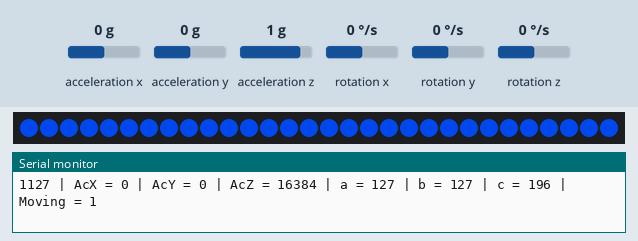
The sketch below on a simulated ESP8266 (NodeMCU). Shown: 30 RGB LEDs in strip order, left to right, the last lines printed to the serial monitor. Wiring (inferred from the names in the program): MPU-6050 motion sensor at I2C address 0x68. The test bench sets the inputs (shaded band); at power-on: acceleration x 0 g, acceleration y 0 g, acceleration z 1 g, rotation x 0 °/s, rotation y 0 °/s, rotation z 0 °/s. Dim RGB values are drawn brighter than linear.

Above: at 1.2 s.
1.3 s: acceleration x set to -1.4 g
At 2.3 s:
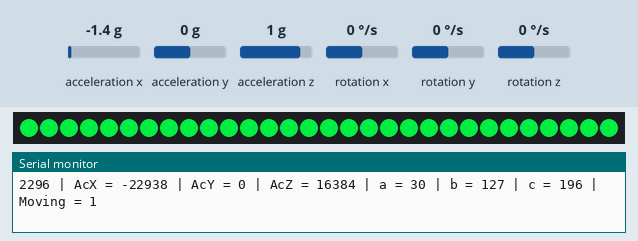
2.8 s: acceleration y set to 0.8 g
At 3.8 s:
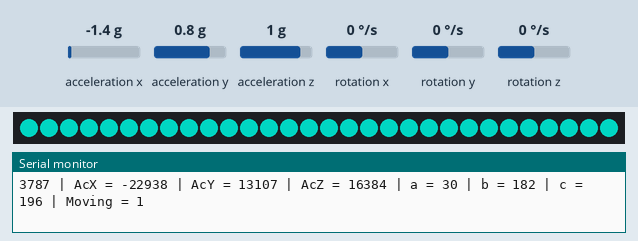
4.4 s: acceleration z set to 0.8 g
6.0 s: acceleration x set to -0.8 g
At 7.0 s:
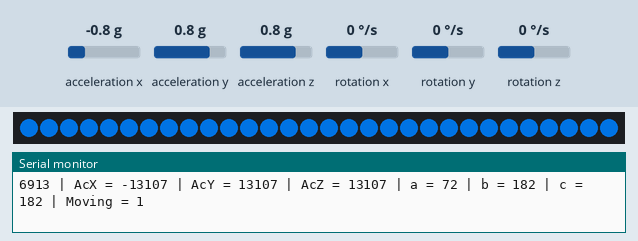
7.6 s: acceleration x set to 1.4 g
At 8.6 s:
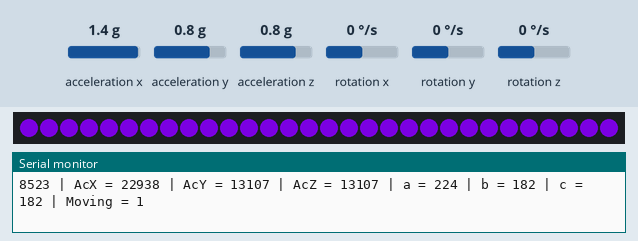
9.2 s: acceleration y set to 1.4 g
At 10.2 s:
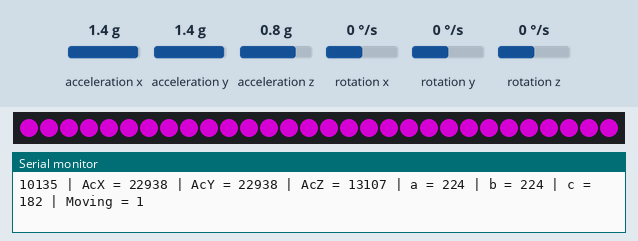
Timing chart, 0 to 11.8 s (numbered marks = the images above; inputs shaded):
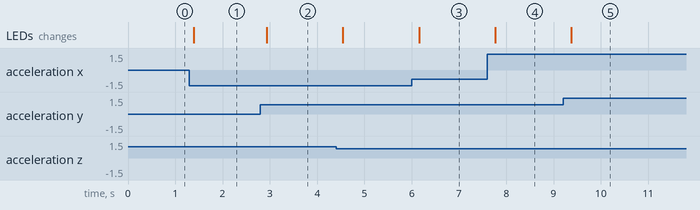

Measured:
- after the input at 1.3 s, the LEDs: change after 0.09 s (image 1)
- after the input at 2.8 s, the LEDs: change after 0.13 s (image 2)
- after the input at 6.0 s, the LEDs: change after 0.16 s (image 3)
- after the input at 7.6 s, the LEDs: change after 0.17 s (image 4)
- after the input at 9.2 s, the LEDs: change after 0.18 s (image 5)

The sketch:

ESP8266BallOfLife.ino
```cpp
//
// Demo mode will slowly cycle thought several patterns. When the balls is moved.
// The accelerometer controlls the RGB of the lights.
//
// Two modes
// 1) Demo mode
// 2) accelerometer mode

int mode;
const int MODE_ACCELEROMETER = 0;

// MPU-6050 Short Example Sketch
#include <Wire.h>
const int MPU_addr = 0x68; // I2C address of the MPU-6050
int16_t AcX, AcY, AcZ, Tmp, GyX, GyY, GyZ;

// Check to see if the thing has moved in the last x seconds
const unsigned char SETTING_MOVE_TIMER = 3;
const unsigned char SETTING_MOVE_AMOUNT = 10;
unsigned long moving_last_time;
uint8_t moving_last_a, moving_last_b, moving_last_c;

// LED
#include "FastLED.h"

// Game Settings
// ----------------------------------------------------------------------------
// The number of LEDs in this strip.
static const unsigned char SETTINGS_NUM_LEDS = 30;
static const int SETTINGS_MIN_ACCEL = -30000;
static const int SETTINGS_MAX_ACCEL = +30000;

// Pins
static const unsigned char SETTING_PIN_LED_DATA = D4;

// Debug
static const unsigned short SETTING_SERIAL_BAUD_RATE = 9600;

// The current status of all the LEDS
CRGB leds[SETTINGS_NUM_LEDS];

// Setup
void setup()
{
    Serial.begin(SETTING_SERIAL_BAUD_RATE);
    FastLED.addLeds<NEOPIXEL, SETTING_PIN_LED_DATA>(leds, SETTINGS_NUM_LEDS);

    // Set up accelerometer
    Wire.begin();
    Wire.beginTransmission(MPU_addr);
    Wire.write(0x6B); // PWR_MGMT_1 register
    Wire.write(0); // set to zero (wakes up the MPU-6050)
    Wire.endTransmission(true);
}

void Reset()
{
    // Init settings.
    mode = MODE_ACCELEROMETER;
    moving_last_time = 0;
    moving_last_a = 0;
    moving_last_b = 0;
    moving_last_c = 0;

    // Set all the LEDS to black
    for (unsigned short ledOffset = 0; ledOffset < SETTINGS_NUM_LEDS; ledOffset++) {
        leds[ledOffset] = CRGB::Black;
    }

    Serial.println("Reset()");
}

// ToDo: this is not working yet
bool GetMoving() {
  if( millis() - moving_last_time < SETTING_MOVE_TIMER * 1000 ) {
    return true ;
  }
  return false;
}

void UpdateInput()
{
    Wire.beginTransmission(MPU_addr);
    Wire.write(0x3B); // starting with register 0x3B (ACCEL_XOUT_H)
    Wire.endTransmission(false);
    Wire.requestFrom(MPU_addr, 14, true); // request a total of 14 registers
    AcX = Wire.read() << 8 | Wire.read(); // 0x3B (ACCEL_XOUT_H) & 0x3C (ACCEL_XOUT_L)
    AcY = Wire.read() << 8 | Wire.read(); // 0x3D (ACCEL_YOUT_H) & 0x3E (ACCEL_YOUT_L)
    AcZ = Wire.read() << 8 | Wire.read(); // 0x3F (ACCEL_ZOUT_H) & 0x40 (ACCEL_ZOUT_L)
    Tmp = Wire.read() << 8 | Wire.read(); // 0x41 (TEMP_OUT_H) & 0x42 (TEMP_OUT_L)
    GyX = Wire.read() << 8 | Wire.read(); // 0x43 (GYRO_XOUT_H) & 0x44 (GYRO_XOUT_L)
    GyY = Wire.read() << 8 | Wire.read(); // 0x45 (GYRO_YOUT_H) & 0x46 (GYRO_YOUT_L)
    GyZ = Wire.read() << 8 | Wire.read(); // 0x47 (GYRO_ZOUT_H) & 0x48 (GYRO_ZOUT_L)
}

void DebugPrint()
{

    Serial.print(" | AcX = ");
    Serial.print(AcX);
    Serial.print(" | AcY = ");
    Serial.print(AcY);
    Serial.print(" | AcZ = ");
    Serial.print(AcZ);
    /*
    Serial.print(" | Tmp = ");
    Serial.print(Tmp / 340.00 + 36.53); //equation for temperature in degrees C from datasheet
    Serial.print(" | GyX = ");
    Serial.print(GyX);
    Serial.print(" | GyY = ");
    Serial.print(GyY);
    Serial.print(" | GyZ = ");
    Serial.print(GyZ);
    */
}

void ModeAccelerometer()
{
    // Scale the values to a 0-254 value
    uint8_t a = (uint8_t)map(AcX, SETTINGS_MIN_ACCEL, SETTINGS_MAX_ACCEL, 0, 254 );
    uint8_t b = (uint8_t)map(AcY, SETTINGS_MIN_ACCEL, SETTINGS_MAX_ACCEL, 0, 254 );
    uint8_t c = (uint8_t)map(AcZ, SETTINGS_MIN_ACCEL, SETTINGS_MAX_ACCEL, 0, 254 );

    // Debug print.
    Serial.print(" | a = ");
    Serial.print(a);
    Serial.print(" | b = ");
    Serial.print(b);
    Serial.print(" | c = ");
    Serial.print(c);

    // Check for movement
    // If we have sufiiant movment in this frame then update the last movment timer
    // This timer is used to tell if we have moved the ball in the last three seconds or so.
    if (abs(moving_last_a - a) > SETTING_MOVE_AMOUNT ) {
        moving_last_time = millis();
    }
    if (abs(moving_last_b - b) > SETTING_MOVE_AMOUNT ) {
        moving_last_time = millis();
    }
    if (abs(moving_last_b - b) > SETTING_MOVE_AMOUNT ) {
        moving_last_time = millis();
    }
    moving_last_a = a ;
    moving_last_b = b ;
    moving_last_c = c ;

    // We have three numbers that need to be used for the hue. Lets take all three
    // numbers add them together and divide by 3. There will be multiple ways to get
    // to get to the same color but thats okay.
    for (unsigned short ledOffset = 0; ledOffset < SETTINGS_NUM_LEDS; ledOffset++) {
        leds[ledOffset] = CHSV(a/3 + b/3 + c/3, 255, 255);
    }
    FastLED.show();
}

void loop()
{
    Serial.print( millis() );

    UpdateInput();
    DebugPrint();

    ModeAccelerometer();

    // Debug print
    Serial.print(" | Moving = ");
    Serial.print(GetMoving());
    Serial.println("");
}
```
